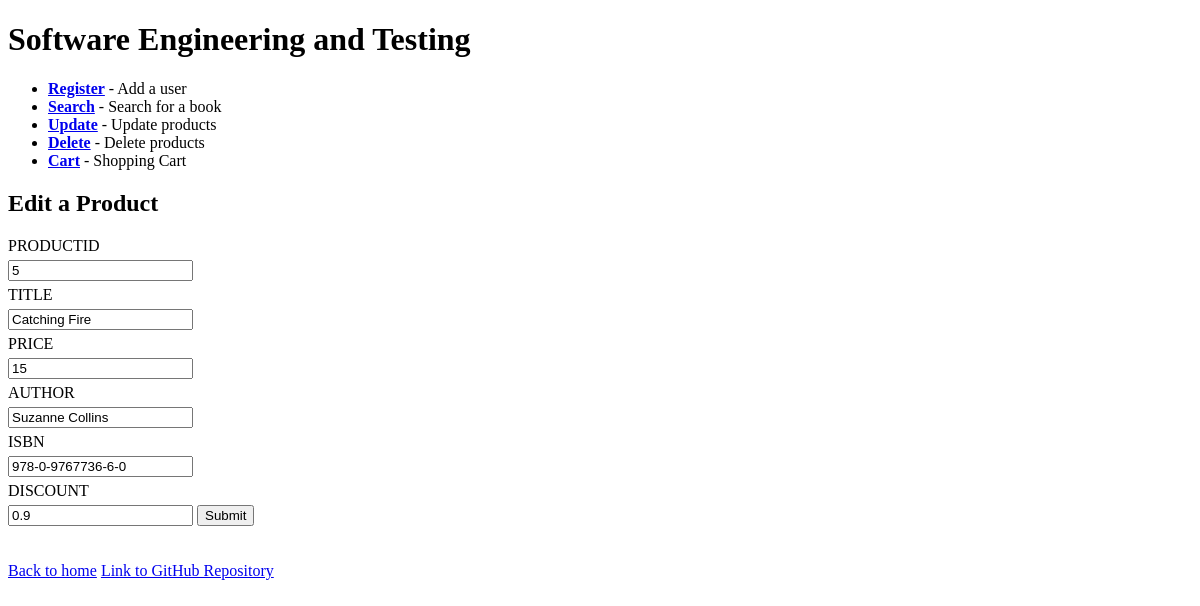
Page /update-single.php?id=5 (signed in) on the committed database.
### tables this page shows
CREATE TABLE PRODUCTS (
 PRODUCTID              INT(5) auto_increment,
 TITLE               	VARCHAR(40),
 PRICE  			DOUBLE,
 AUTHOR			VARCHAR(30),
 ISBN				VARCHAR(20),
 DISCOUNT			DOUBLE,
 CONSTRAINT PRODUCTS_PRIMARY_KEY PRIMARY KEY (PRODUCTID));

### common.php (called while the page is built, shortened)
<?php
function clean($data)
{
    $data = htmlspecialchars($data, ENT_QUOTES | ENT_SUBSTITUTE, "UTF-8");
    $data = trim($data);
    $data = stripslashes($data);
    return ($data);
}

### public/update-single.php (the view, shortened to what this page needs)
<?php
require "../common.php";
if (isset($_GET['id']))
{
    try {
        require_once '../src/DBconnect.php';
        $id = $_GET['id'];
        $sql = "SELECT * FROM products WHERE PRODUCTID = :PRODUCTID";
        $statement = $connection->prepare($sql);
        $statement->bindValue(':PRODUCTID', $id);
        $statement->execute();
        $product = $statement->fetch(PDO::FETCH_ASSOC);
    }
    catch(PDOException $error)
    {
        echo $sql . "<br>" . $error->getMessage();
    }
}
else
{
    echo "Something went wrong!";
    exit;
}
?>
<?php require "templates/header.php"; ?>
<h2>Edit a Product</h2>
<form method="post">
    <?php foreach ($product as $key => $value) : ?>
        <label for="<?php echo $key; ?>"><?php echo ucfirst($key); ?></label>
        <input type="text" name="<?php echo $key; ?>" id="<?php echo $key;
        ?>" value="<?php echo clean($value); ?>" <?php echo ($key === 'PRODUCTID' ?
            'readonly' : null); ?>>
    <?php endforeach; ?>
    <input type="submit" name="submit" value="Submit">
</form>
<?php require "templates/footer.php"; ?>

### public/css/style.css (style rules this page uses)
label { display: block; margin: 5px 0; }

### rows in the picture
products: PRODUCTID "5", TITLE "Catching Fire", PRICE "15", AUTHOR "Suzanne Collins", ISBN "978-0-9767736-6-0", DISCOUNT "0.9"

### other values in the picture
$key "PRODUCTID"
$key "TITLE"
$key "PRICE"
$key "AUTHOR"
$key "ISBN"
$key "DISCOUNT"
